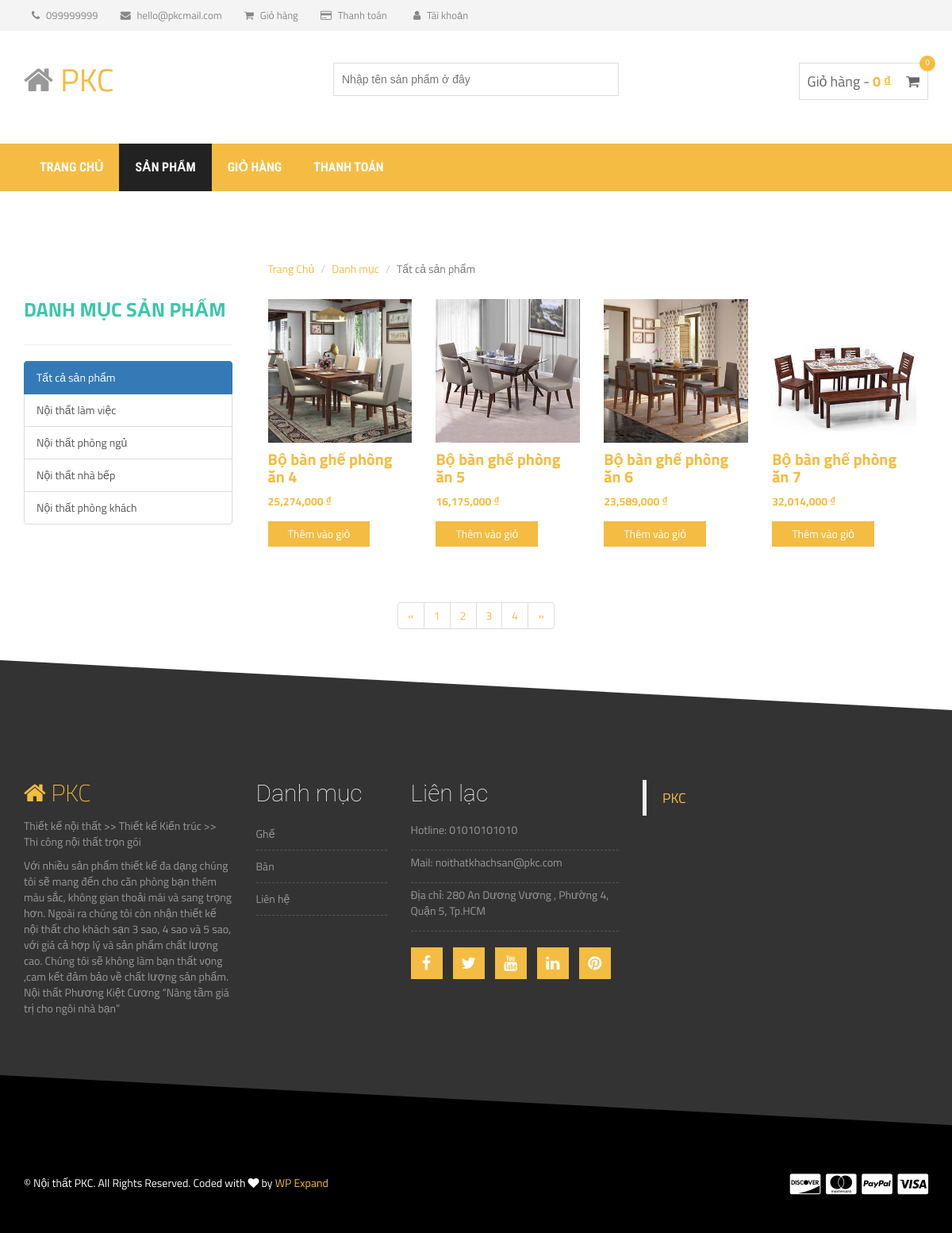
Screenshot of /product.php?page=4 with the database file from the repository.
### tables this page shows
CREATE TABLE IF NOT EXISTS `loai_san_pham` (
  `id_loai` int(11) NOT NULL AUTO_INCREMENT,
  `ten_loai` varchar(150) NOT NULL,
  PRIMARY KEY (`id_loai`)
);

CREATE TABLE IF NOT EXISTS `san_pham` (
  `id_sp` int(11) NOT NULL AUTO_INCREMENT,
  `ten_sp` varchar(150) NOT NULL,
  `id_loai` int(11) NOT NULL,
  `don_gia` int(20) NOT NULL,
  `hinh` varchar(300) NOT NULL,
  PRIMARY KEY (`id_sp`)
);

### templates/layout.php (called while the page is built)
<?php
include("head.php");
include("header-area.php");
include("site-branding-area.php");
include("mainmenu.php");
include("content.php");
include("footer-top.php");
include("footer-bottom.php");
?>

### product.php (called while the page is built, shortened)
<?php
include("process/xemSanPham.php");
include("process/xemLoaiSanPham.php");
$pmodel=new pModel();
$tmodel = new tModel();
$lmodel = new tModel();
$dssp = new pModel();
$allloai = $tmodel->Xem_tat_ca();
$pagecount=1;
$ds_sp=$pmodel->Xem_tat_ca();
$arrtensp = array();
$arrsp = array();
$i = 0;
if(isset($_GET["search"])){
    $searchlist=$dssp->Tim_san_pham($_GET["search"]);
    foreach($searchlist as $sp){
        $arrtensp[]=$sp->ten_sp;
        $arrsp[$pagecount][] = $sp;
        $i++;
        if($i==8){
            $pagecount++;
            $i=0;
        }
    }
}
else{
    if(isset($_GET["loai"])){
        $loai = $lmodel->Xem_chi_tiet($_GET["loai"]);
        $sploai = $dssp->Xem_theo_loai($loai->id_loai);
        foreach($sploai as $sp){
            $arrtensp[]=$sp->ten_sp;
            $arrsp[$pagecount][] = $sp;
            $i++;
            if($i==8){
                $pagecount++;
                $i=0;
            }
        }
    }
    else{
    foreach($ds_sp as $sp){
        $arrsp[$pagecount][] = $sp;
        $i++;
        if($i==8){
            $pagecount++;
            $i=0;
        }
    }
}
}
include("templates/layout.php");
?>

### lib/database.php (called while the page is built, shortened)
<?php
class database{
    protected $pdo = NULL;
    protected $sql = '';
    public function __construct() {
        try
		{
			$this->pdo = new PDO("mysql:host=".DB_HOST."; dbname=".DB_NAME,DB_USER,DB_PWD);
			$this->pdo->query('set names "utf8"');
		}
		catch(PDOException $ex )
		{
			die($ex->getMessage());
		}
    }
    public function setQuery($sql) {
        $this->sql = $sql;
    }
    public function execute($options=array()) {
        $this->sta = $this->pdo->prepare($this->sql);
        $this->sta->execute();
        return $this->sta;
    }
    public function loadAllRows($options=array()) {
        if(!$options) {
            if(!$result = $this->execute())
                return false;
        }
        else {
            if(!$result = $this->execute($options))
                return false;
        }
        return $result->fetchAll(PDO::FETCH_OBJ);
    }
}
?>

### process/xemLoaiSanPham.php (called while the page is built, shortened)
<?php
include_once("lib/database.php");
class tModel extends database
{
	public function Xem_tat_ca()
	{
		$sql="SELECT * FROM loai_san_pham";
		return $this->loadAllRows();
	}
}
?>

### process/xemSanPham.php (called while the page is built, shortened)
<?php
include_once("lib/database.php");
class pModel extends database
{
	public function Xem_tat_ca($vt=-1,$limit=-1)
	{
		$sql="SELECT * FROM san_pham ";
		return $this->loadAllRows();
	}
}
?>

### views/products/product_list.php (the view, shortened to what this page needs)
<div class="col-md-9">
<?php
foreach($arrsp[isset($_GET["page"])?$page=$_GET["page"]:$page=1] as $sanpham){
?>
         <div class="col-md-3 col-sm-6">
                    <div class="single-shop-product">
                        <div class="product-upper">
                        	<a href="detail.php?id_sp=<?php echo $sanpham->id_sp;?>" title="<?php echo $sanpham->ten_sp; ?>" id="tensp<?php echo $sanpham->id_sp?>">
                            <img src="img/<?php echo $sanpham->hinh?>" alt="">
                            </a>
                        </div>
                        <h2><a href="detail.php?id_sp=<?php echo $sanpham->id_sp;?>" title="<?php echo $sanpham->ten_sp; ?>" id="tensp<?php echo $sanpham->id_sp?>"><?php echo $sanpham->ten_sp; ?></a></h2>
                        <div class="product-carousel-price">
                            <ins><?php echo number_format($sanpham->don_gia)." "?>₫</ins>
                        </div>
                        <div class="product-option-shop">
                            <a class="add_to_cart_button" data-quantity="1" data-product_sku="" data-product_id="70" rel="nofollow" href="javascript:void(0)" id="<?php echo $sanpham->id_sp?>" >Thêm vào giỏ</a>
                        </div>
                    </div>
                </div>
<?php
}
?>
</div>

### views/products/list-group.php
<div class="col-md-3">
    <h3 class="sidebar-title">Danh mục sản phẩm</h3>
    <hr />
    <?php if(isset($loai)){
        ?>
    <ul class="list-group">
        <a href="product.php" class="list-group-item">Tất cả sản phẩm</a>
        <?php
        foreach($allloai as $loaisp){
            if($loaisp == $loai){
            ?>
            <p class="list-group-item active"><?php echo $loaisp->ten_loai?></p>
            <?php
        }
        else{
        ?>
        <a href="product.php?loai=<?php echo $loaisp->id_loai?>" class="list-group-item"><?php echo $loaisp->ten_loai?></a>
            <?php
        }
    }
        ?>
    </ul>
    <?php
    }
    else{
        ?>
    <ul class="list-group">
        <a href="product.php" class="list-group-item active">Tất cả sản phẩm</a>
        <?php
        foreach($allloai as $loaisp){
        ?>
        <a href="product.php?loai=<?php echo $loaisp->id_loai?>" class="list-group-item"><?php echo $loaisp->ten_loai?></a>
            <?php
        }
        ?>
    </ul>
    <?php
    } ?>
</div>

### css/style.css (style rules this page uses)
img { max-width: 100%; height: auto; }
h1, h2, h3, h4, h5, h6 { font-weight: 700; margin: 0 0 15px; }
body { font-family: 'Titillium Web', sans-serif; }
.product-carousel-price ins { color: #f4bc42; font-weight: 700; margin-right: 5px; text-decoration: none; }
a { color: #f4bc42 }
.sidebar-title { color: #3dc6ab; font-size: 25px; margin-bottom: 30px; text-transform: uppercase; }
.add_to_cart_button { background: none repeat scroll 0 0 #f4bc42; border: medium none; color: #fff; padding: 6px 25px;display: inline-block }
.single-shop-product h2 { font-size: 20px; margin: 10px 0; }
.product-option-shop { margin-top: 15px; }
.single-shop-product { margin-bottom: 50px }

### rows the page displays
loai_san_pham: ten_loai "Nội thất làm việc"
loai_san_pham: ten_loai "Nội thất phòng ngủ"
loai_san_pham: ten_loai "Nội thất nhà bếp"
loai_san_pham: ten_loai "Nội thất phòng khách"
san_pham: hinh (picture), ten_sp "Bộ bàn ghế phòng ăn 4", don_gia "25,274,000"
san_pham: hinh (picture), ten_sp "Bộ bàn ghế phòng ăn 5", don_gia "16,175,000"
san_pham: hinh (picture), ten_sp "Bộ bàn ghế phòng ăn 6", don_gia "23,589,000"
san_pham: hinh (picture), ten_sp "Bộ bàn ghế phòng ăn 7", don_gia "32,014,000"
